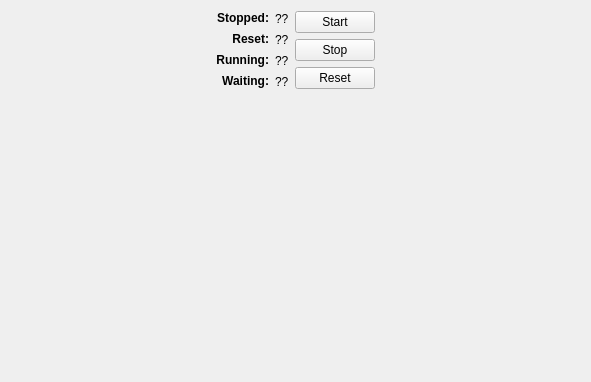
<?xml version="1.0" encoding="UTF-8"?>
<ui version="4.0">
 <class>Form</class>
 <widget class="QWidget" name="Form">
  <property name="geometry">
   <rect>
    <x>0</x>
    <y>0</y>
    <width>591</width>
    <height>382</height>
   </rect>
  </property>
  <property name="windowTitle">
   <string>Form</string>
  </property>
  <layout class="QVBoxLayout" name="verticalLayout_3">
   <item>
    <layout class="QHBoxLayout" name="horizontalLayout_2">
     <item>
      <spacer name="horizontalSpacer">
       <property name="orientation">
        <enum>Qt::Horizontal</enum>
       </property>
       <property name="sizeHint" stdset="0">
        <size>
         <width>40</width>
         <height>20</height>
        </size>
       </property>
      </spacer>
     </item>
     <item>
      <layout class="QGridLayout" name="gridLayout">
       <item row="0" column="0">
        <widget class="QLabel" name="label">
         <property name="text">
          <string>&lt;html&gt;&lt;head/&gt;&lt;body&gt;&lt;p&gt;&lt;span style=&quot; font-weight:600;&quot;&gt;Stopped:&lt;/span&gt;&lt;/p&gt;&lt;/body&gt;&lt;/html&gt;</string>
         </property>
         <property name="alignment">
          <set>Qt::AlignRight|Qt::AlignTrailing|Qt::AlignVCenter</set>
         </property>
        </widget>
       </item>
       <item row="1" column="0">
        <widget class="QLabel" name="label_2">
         <property name="text">
          <string>&lt;html&gt;&lt;head/&gt;&lt;body&gt;&lt;p&gt;&lt;span style=&quot; font-weight:600;&quot;&gt;Reset:&lt;/span&gt;&lt;/p&gt;&lt;/body&gt;&lt;/html&gt;</string>
         </property>
         <property name="alignment">
          <set>Qt::AlignRight|Qt::AlignTrailing|Qt::AlignVCenter</set>
         </property>
        </widget>
       </item>
       <item row="0" column="1">
        <widget class="QLabel" name="stopped_label">
         <property name="text">
          <string>??</string>
         </property>
        </widget>
       </item>
       <item row="2" column="0">
        <widget class="QLabel" name="label_4">
         <property name="text">
          <string>&lt;html&gt;&lt;head/&gt;&lt;body&gt;&lt;p&gt;&lt;span style=&quot; font-weight:600;&quot;&gt;Running:&lt;/span&gt;&lt;/p&gt;&lt;/body&gt;&lt;/html&gt;</string>
         </property>
         <property name="alignment">
          <set>Qt::AlignRight|Qt::AlignTrailing|Qt::AlignVCenter</set>
         </property>
        </widget>
       </item>
       <item row="3" column="0">
        <widget class="QLabel" name="label_5">
         <property name="text">
          <string>&lt;html&gt;&lt;head/&gt;&lt;body&gt;&lt;p&gt;&lt;span style=&quot; font-weight:600;&quot;&gt;Waiting:&lt;/span&gt;&lt;/p&gt;&lt;/body&gt;&lt;/html&gt;</string>
         </property>
         <property name="alignment">
          <set>Qt::AlignRight|Qt::AlignTrailing|Qt::AlignVCenter</set>
         </property>
        </widget>
       </item>
       <item row="1" column="1">
        <widget class="QLabel" name="reset_label">
         <property name="text">
          <string>??</string>
         </property>
        </widget>
       </item>
       <item row="2" column="1">
        <widget class="QLabel" name="running_label">
         <property name="text">
          <string>??</string>
         </property>
        </widget>
       </item>
       <item row="3" column="1">
        <widget class="QLabel" name="waiting_label">
         <property name="text">
          <string>??</string>
         </property>
        </widget>
       </item>
      </layout>
     </item>
     <item>
      <layout class="QVBoxLayout" name="verticalLayout">
       <item>
        <widget class="QPushButton" name="start_button">
         <property name="text">
          <string>Start</string>
         </property>
        </widget>
       </item>
       <item>
        <widget class="QPushButton" name="stop_button">
         <property name="text">
          <string>Stop</string>
         </property>
        </widget>
       </item>
       <item>
        <widget class="QPushButton" name="reset_button">
         <property name="text">
          <string>Reset</string>
         </property>
        </widget>
       </item>
      </layout>
     </item>
     <item>
      <spacer name="horizontalSpacer_2">
       <property name="orientation">
        <enum>Qt::Horizontal</enum>
       </property>
       <property name="sizeHint" stdset="0">
        <size>
         <width>40</width>
         <height>20</height>
        </size>
       </property>
      </spacer>
     </item>
    </layout>
   </item>
   <item>
    <spacer name="verticalSpacer">
     <property name="orientation">
      <enum>Qt::Vertical</enum>
     </property>
     <property name="sizeHint" stdset="0">
      <size>
       <width>20</width>
       <height>270</height>
      </size>
     </property>
    </spacer>
   </item>
  </layout>
 </widget>
 <resources/>
 <connections/>
</ui>
